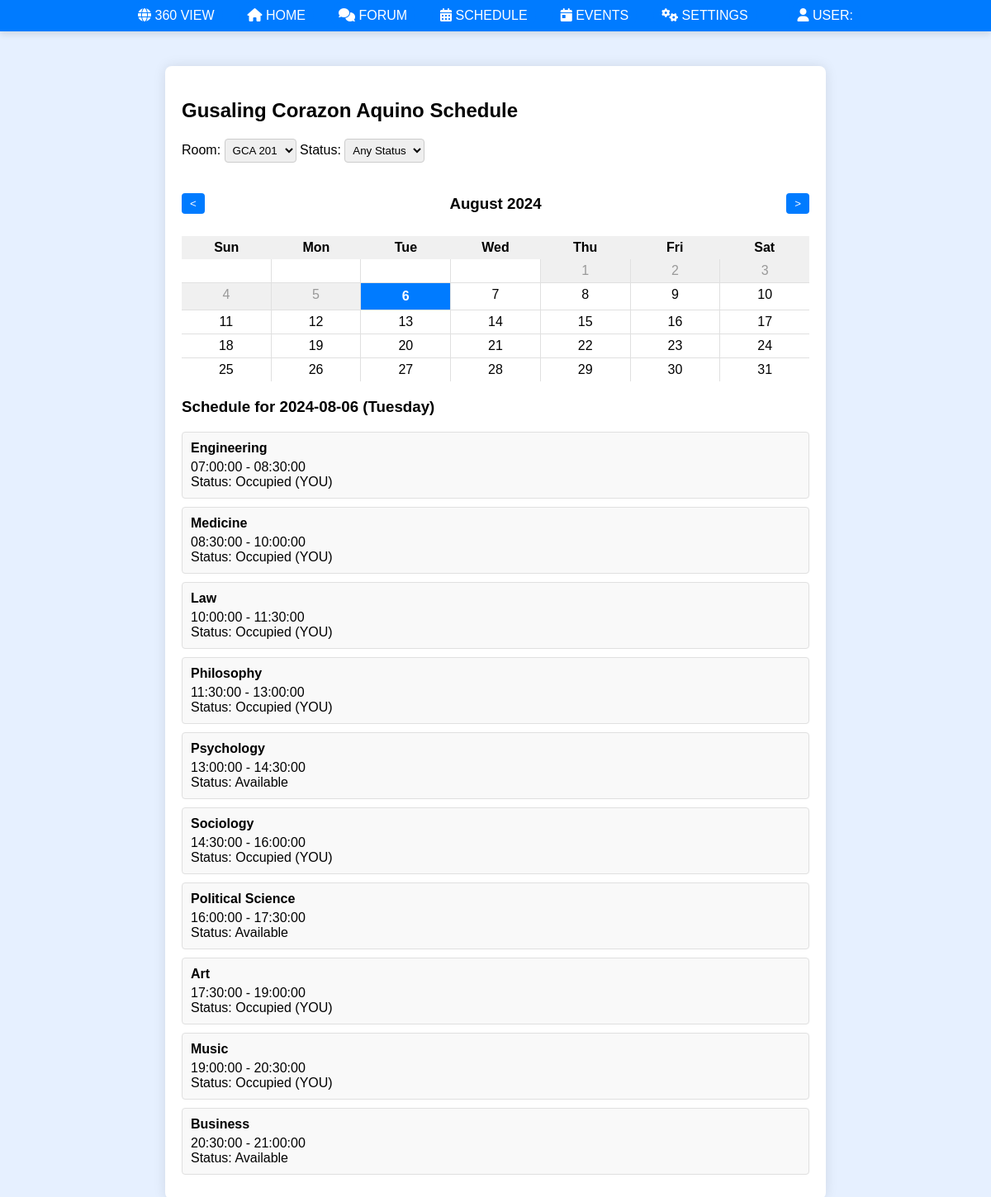
Screenshot of /gcaschedule2.php with the database file from the repository.
### tables this page shows
CREATE TABLE `schedules` (
  `schedule_id` int(11) NOT NULL,
  `room_id` int(11) NOT NULL,
  `day_of_week` enum('Monday','Tuesday','Wednesday','Thursday','Friday','Saturday') NOT NULL,
  `start_time` time NOT NULL,
  `end_time` time NOT NULL,
  `status` enum('Available','Occupied','Pending','Reserved') DEFAULT NULL,
  `subject` varchar(50) DEFAULT NULL,
  `user_id` int(11) DEFAULT NULL,
  `week_number` int(11) DEFAULT NULL,
  `year` int(11) DEFAULT NULL,
  `expiry_date` date DEFAULT NULL,
  `event` enum('Yes','No') NOT NULL DEFAULT 'No'
);

### public/gcaschedule2.php (the view, shortened to what this page needs)
<?php
require_once 'includes/dbh.inc.php';
$building_name = 'Gusaling Corazon Aquino';
$selected_room_id = null;
$selected_date = null;
$selected_status = null;
if (isset($_POST['room'])) {
    $selected_room_id = $_POST['room'];
    $_SESSION['selected_room_id'] = $selected_room_id;
} else if (isset($_SESSION['selected_room_id'])) {
    $selected_room_id = $_SESSION['selected_room_id'];
} else {
    $sql = "SELECT room_id FROM rooms WHERE building = :building LIMIT 1";
    $stmt = $pdo->prepare($sql);
    $stmt->execute([':building' => $building_name]);
    $room = $stmt->fetch(PDO::FETCH_ASSOC);
    $selected_room_id = $room['room_id'] ?? null;
}
if (isset($_POST['date'])) {
    $selected_date = $_POST['date'];
    $_SESSION['selected_date'] = $selected_date;
} else if (isset($_SESSION['selected_date'])) {
    $selected_date = $_SESSION['selected_date'];
} else {
    $selected_date = date('Y-m-d');
}
try {
    $stmt = $pdo->prepare("SELECT username, profile_image FROM users WHERE user_id = :user_id");
    $stmt->bindParam(':user_id', $userId, PDO::PARAM_INT);
    $stmt->execute();
    $user = $stmt->fetch(PDO::FETCH_ASSOC);
    if (!$user) {
        $user = NULL;
    } else if (empty($user['profile_image'])) {
        $user['profile_image'] = 'assets/front/pic.jpg';
    }
} catch (PDOException $e) {
    echo "Error fetching user details: " . $e->getMessage();
    exit;
}
?>
<!DOCTYPE html>
<html lang="en">
<head>
    <link rel="stylesheet" href="assets/dropdown.css">
    <link rel="stylesheet" href="assets/schedule.css">
    <link rel="stylesheet" href="https://cdnjs.cloudflare.com/ajax/libs/font-awesome/6.0.0-beta3/css/all.min.css">
</head>
<body>
<header>
<div class="top-ribbon">
        <div class="ribbon-button-container dropdown stay">
            <span class="ribbon-button ribbon-trigger dropView"><i class="fas fa-globe"></i> 360 VIEW</span>
        </div>
        <div class="ribbon-button-container stay">
            <a href="home.php" class="ribbon-button"><i class="fas fa-home"></i> HOME</a>
        </div>
        <div class="ribbon-button-container">
            <a href="forum.php" class="ribbon-button"><i class="fas fa-comments"></i> FORUM</a>
        </div>
        <div class="ribbon-button-container">
            <a href="schedule.php" class="ribbon-button"><i class="fas fa-calendar-alt"></i> SCHEDULE</a>
        </div>
        <div class="ribbon-button-container">
            <a href="events.php" class="ribbon-button"><i class="fas fa-calendar-day"></i> EVENTS</a>
        </div>
        <div class="ribbon-button-container">
            <a href="settings.php" class="ribbon-button"><i class="fas fa-cogs"></i> SETTINGS</a>
        </div>
        <div class="ribbon-button-container">
            <?php echo
            "<a href='user.php' class='ribbon-button'><i class='fas fa-user'></i> USER: {$user['username']}</a>"
            ?>
        </div>
    </div>
</header>
    <div class="building-schedule-container">
        <h2><?php echo htmlspecialchars($building_name); ?> Schedule</h2>
        <div class="filters">
            <form method="POST" id="filterForm">
                <label for="room">Room:</label>
                <select name="room" id="room" onchange="this.form.submit()">
                    <?php
                    $sql = "SELECT room_id, room_number FROM rooms WHERE building = :building";
                    $stmt = $pdo->prepare($sql);
                    $stmt->execute([':building' => $building_name]);
                    $rooms = $stmt->fetchAll(PDO::FETCH_ASSOC);
                    foreach ($rooms as $room) {
                        $selected = $selected_room_id == $room['room_id'] ? 'selected' : '';
                        echo "<option value=\"{$room['room_id']}\" $selected>{$room['room_number']}</option>";
                    }
                    ?>
                </select>
                <label for="stat">Status:</label>
                <select name="stat" id="stat" onchange="this.form.submit()">
                    <option value="" <?php echo $selected_status === null ? 'selected' : ''; ?>>Any Status</option>
                </select>
            </form>
        </div>
        <div class="calendar">
            <div class="calendar-header">
                <button id="prev-month">&lt;</button>
                <h3 id="current-month"></h3>
                <button id="next-month">&gt;</button>
            </div>
            <div class="calendar-body">
                <div class="calendar-weekdays">
                    <div>Sun</div><div>Mon</div><div>Tue</div><div>Wed</div><div>Thu</div><div>Fri</div><div>Sat</div>
                </div>
                <div class="calendar-dates" id="calendar-dates"></div>
            </div>
        </div>
        <div id="schedule-details">
            <h3>Schedule for <span id="selected-date-display"></span></h3>
            <div id="schedule-container">
            <?php
            if ($selected_room_id) {
                $room_id = $selected_room_id;
                $sql = "SELECT schedules.*, users.full_name FROM schedules LEFT JOIN users ON schedules.user_id = users.user_id WHERE schedules.room_id = :room_id AND schedules.day_of_week = :day_of_week";
                $params = [
                    ':room_id' => $room_id,
                    ':day_of_week' => date('l', strtotime($selected_date))
                ];
                $sql .= " ORDER BY schedules.start_time";
                $stmt = $pdo->prepare($sql);
                $stmt->execute($params);
                $schedules = $stmt->fetchAll(PDO::FETCH_ASSOC);
                foreach ($schedules as $schedule) {
                    echo "<div class='schedule-item {$schedule['status']}'>";
                    echo "<h4>{$schedule['subject']}</h4>";
                    echo "<p>{$schedule['start_time']} - {$schedule['end_time']}</p>";
                    echo "<p>Status: ";
                    if ($schedule['status'] == 'Available') {
                        echo "<span class=\"available\">{$schedule['status']}</span>";
                    } elseif ($schedule['status'] == 'Occupied' && $schedule['user_id'] == $_SESSION['user_id']) {
                        echo "<span class=\"occupied-own\">{$schedule['status']} (YOU)</span>";
                    } elseif ($schedule['status'] == 'Pending') {
                        echo "<span class=\"pending\">{$schedule['status']}</span>";
                    } else {
                        echo "<span class=\"occupied\">{$schedule['status']}</span>";
                    }
                    echo "</p>";
                    echo "</div>";
                }
            }
            ?>
</body>
</html>

### public/assets/dropdown.css (style rules this page uses)
.top-ribbon { background-color: #007bff; width: 100%; padding: 10px 0; display: flex; justify-content: center; box-shadow: 0 4px 8px rgba(0, 0, 0, 0.1); }
.ribbon-button-container { margin: 0 10px; display: block; }
.ribbon-button { padding: 10px 10px; background-color: #007bff; color: white; text-decoration: none; border-radius: 20px; font-size: 16px; transition: background-color 0.3s, color 0.3s; }
.dropdown { position: relative; padding-top: 0px; padding-bottom: 0px; }
.ribbon-trigger { cursor: pointer; display: none; }
.stay .ribbon-trigger { display: unset; }

### public/assets/schedule.css (style rules this page uses)
body { font-family: Arial, sans-serif; background-color: #e6f0ff; margin: 0; padding: 0; box-sizing: border-box; }
.top-ribbon { display: flex; justify-content: space-between; align-items: center; background-color: #007bff; color: #ffffff; padding: 0; margin: 0; width: 100%; position: fixed; top: 0; left: 0; right: 0; z-index: 1000; }
.building-schedule-container { background-color: #ffffff; padding: 20px; border-radius: 8px; box-shadow: 0 0 15px rgba(0, 0, 0, 0.1); width: 90%; max-width: 800px; margin: 80px auto 20px; box-sizing: border-box; }
.filters { display: flex; justify-content: space-between; margin-bottom: 20px; }
.filters select { padding: 5px; border-radius: 4px; border: 1px solid #ccc; }
.calendar { margin-bottom: 20px; position: relative; }
.calendar-header { display: flex; justify-content: space-between; align-items: center; margin-bottom: 10px; position: relative; z-index: 100; }
.calendar-header button { background-color: #007bff; color: white; border: none; padding: 5px 10px; border-radius: 4px; cursor: pointer; z-index: 10; }
.calendar-weekdays { display: grid; grid-template-columns: repeat(7, 1fr); text-align: center; font-weight: bold; background-color: #f0f0f0; padding: 5px 0; }
.calendar-dates { display: grid; grid-template-columns: repeat(7, 1fr); gap: 1px; background-color: #e0e0e0; }
#schedule-details { margin-top: 20px; }
.schedule-item { background-color: #f9f9f9; border: 1px solid #e0e0e0; border-radius: 4px; padding: 10px; margin-bottom: 10px; }
.schedule-item h4 { margin: 0 0 5px 0; }
.schedule-item p { margin: 0; }

### public/gcaschedule2.php (style rules this page uses)
.top-ribbon { background-color: #007bff; width: 100%; padding: 10px 0; display: flex; justify-content: center; box-shadow: 0 4px 8px rgba(0, 0, 0, 0.1); }
.ribbon-button-container { margin: 0 10px; display: block; }
.ribbon-button { padding: 10px 10px; background-color: #007bff; color: white; text-decoration: none; border-radius: 20px; font-size: 16px; transition: background-color 0.3s, color 0.3s; }
.dropdown { position: relative; padding-top: 0px; padding-bottom: 0px; }
.ribbon-trigger { cursor: pointer; display: none; }
.stay .ribbon-trigger { display: unset; }

### rows the page displays
schedules: subject "Engineering", start_time "07:00:00", end_time "08:30:00", status "Occupied"
schedules: subject "Medicine", start_time "08:30:00", end_time "10:00:00", status "Occupied"
schedules: subject "Law", start_time "10:00:00", end_time "11:30:00", status "Occupied"
schedules: subject "Philosophy", start_time "11:30:00", end_time "13:00:00", status "Occupied"
schedules: subject "Psychology", start_time "13:00:00", end_time "14:30:00", status "Available"
schedules: subject "Sociology", start_time "14:30:00", end_time "16:00:00", status "Occupied"
schedules: subject "Political Science", start_time "16:00:00", end_time "17:30:00", status "Available"
schedules: subject "Art", start_time "17:30:00", end_time "19:00:00", status "Occupied"
schedules: subject "Music", start_time "19:00:00", end_time "20:30:00", status "Occupied"
schedules: subject "Business", start_time "20:30:00", end_time "21:00:00", status "Available"

### other values shown
$building_name "Gusaling Corazon Aquino"
form field room "GCA 201"
